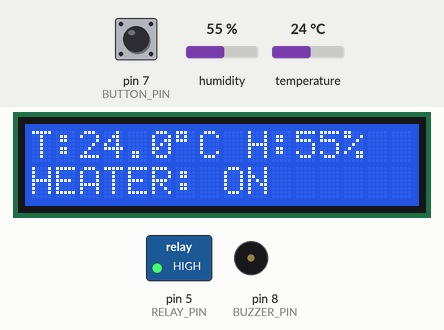
Bench run of a sketch on a simulated Arduino Uno, built with avr-gcc and run on an emulated ATmega328P. Parts: 16×2 character LCD, switched loads named in the sketch (green lamp = pin HIGH), buzzer (waves = sounding, pin HIGH). The inputs (shaded band) are chosen by the test bench; at power-on: temperature 24 °C, pin 7 (BUTTON_PIN) HIGH, humidity 55 %. What the sketch prints to the serial monitor is not drawn.

Above: at 3.2 s.
3.3 s: temperature set to 30.2 °C
At 6.5 s:
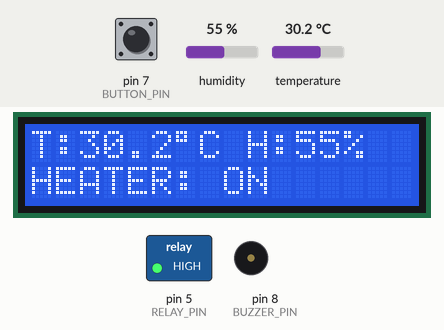
7.6 s: temperature set to 31.7 °C
At 10.7 s:
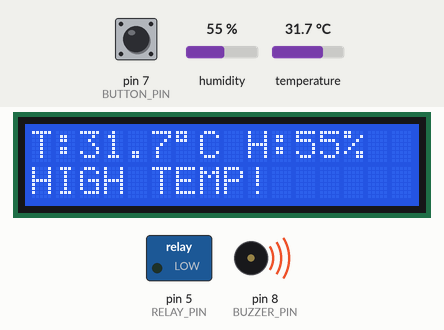
11.6 s: pin 7 (BUTTON_PIN) pulled LOW for 0.15 s
At 13.2 s:
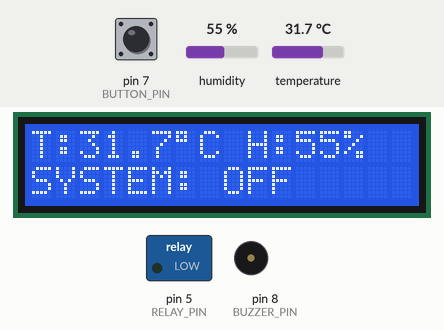
13.6 s: humidity set to 22 %
At 14.9 s:
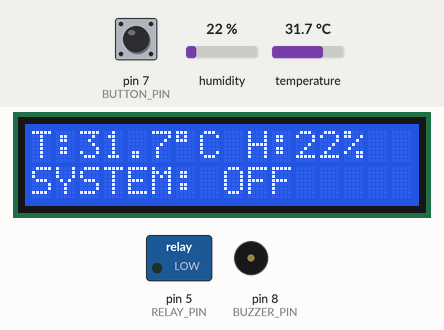
15.6 s: pin 7 (BUTTON_PIN) pulled LOW for 1 s
At 17.5 s:
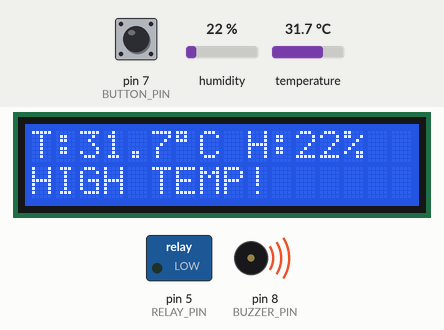
18.1 s: humidity set to 40 %
At 23.5 s:
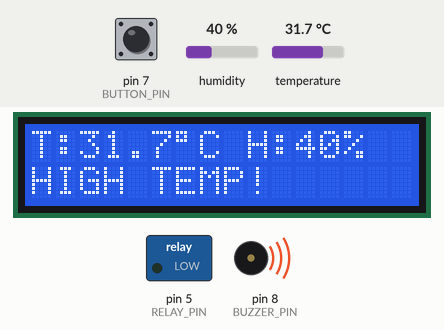
Timing chart, 0 to 24.6 s (numbered marks = the images above; inputs shaded):
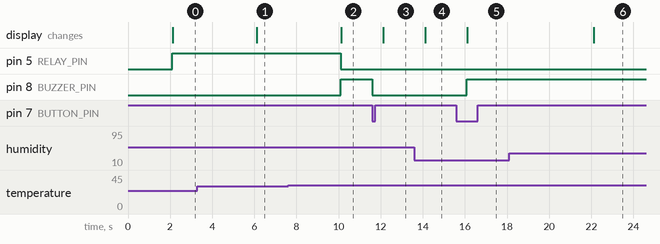

Measured:
- the behaviour switches between 31 and 31.1 °C on temperature (found by bisection; images 1 and 2)
- after the input at 3.3 s, the display: changes after 2.8 s (image 1)
- after the input at 7.6 s, pin 5 (RELAY_PIN): HIGH → LOW after 2.5 s; pin 8 (BUZZER_PIN): LOW → HIGH after 2.5 s; the display: changes after 2.5 s (image 2)
- after the input at 11.6 s, pin 8 (BUZZER_PIN): HIGH → LOW at once; the display: changes after 0.52 s (image 3)
- after the input at 13.6 s, the display: changes after 0.52 s (image 4)
- after the input at 15.6 s, pin 8 (BUZZER_PIN): LOW → HIGH after 0.49 s; the display: changes after 0.52 s (image 5)
- after the input at 18.1 s, the display: changes after 4.0 s (image 6)

The sketch:

sketch.ino
```cpp
#include <DHT.h>
#include <Wire.h>
#include <LiquidCrystal_I2C.h>

// -------------------------
// Pin definitions
// -------------------------
#define DHT_PIN 2
#define DHT_TYPE DHT22

#define RELAY_PIN 5
#define BUTTON_PIN 7
#define BUZZER_PIN 8

// -------------------------
// Components
// -------------------------
DHT dht(DHT_PIN, DHT_TYPE);

LiquidCrystal_I2C lcd(0x27, 16, 2);

// -------------------------
// Temperature settings
// -------------------------
const float HEATER_ON_TEMP  = 29.0;
const float HEATER_OFF_TEMP = 31.0;

// -------------------------
// Variables
// -------------------------
bool heaterOn = false;
bool systemEnabled = true;

unsigned long lastReadTime = 0;
const unsigned long readInterval = 2000;

// Button state
bool lastButtonState = HIGH;


// -------------------------
// SETUP
// -------------------------
void setup() {

  Serial.begin(9600);

  // Pin modes
  pinMode(RELAY_PIN, OUTPUT);
  pinMode(BUTTON_PIN, INPUT_PULLUP);
  pinMode(BUZZER_PIN, OUTPUT);

  // Start with heater OFF
  digitalWrite(RELAY_PIN, LOW);
  digitalWrite(BUZZER_PIN, LOW);

  // Start sensors
  dht.begin();

  // Start LCD
  lcd.init();
  lcd.backlight();

  lcd.setCursor(0, 0);
  lcd.print("Fermentation");
  lcd.setCursor(0, 1);
  lcd.print("Controller");

  delay(2000);

  lcd.clear();
}


// -------------------------
// MAIN LOOP
// -------------------------
void loop() {

  // -------------------------
  // Read pushbutton
  // -------------------------
  bool buttonState = digitalRead(BUTTON_PIN);

  if (lastButtonState == HIGH && buttonState == LOW) {

    systemEnabled = !systemEnabled;

    // If system is disabled, turn heater off
    if (!systemEnabled) {
      heaterOn = false;
      digitalWrite(RELAY_PIN, LOW);
      digitalWrite(BUZZER_PIN, LOW);
    }

    delay(200);
  }

  lastButtonState = buttonState;


  // -------------------------
  // Read temperature every 2 sec
  // -------------------------
  if (millis() - lastReadTime >= readInterval) {

    lastReadTime = millis();

    float temperature = dht.readTemperature();
    float humidity = dht.readHumidity();


    // Check sensor
    if (isnan(temperature) || isnan(humidity)) {

      lcd.clear();
      lcd.setCursor(0, 0);
      lcd.print("Sensor Error!");

      Serial.println("DHT22 error");

      return;
    }


    // -------------------------
    // Temperature control
    // -------------------------
    if (systemEnabled) {

      // Temperature too low
      if (temperature < HEATER_ON_TEMP) {

        heaterOn = true;
        digitalWrite(RELAY_PIN, HIGH);
        digitalWrite(BUZZER_PIN, LOW);
      }


      // Temperature too high
      else if (temperature > HEATER_OFF_TEMP) {

        heaterOn = false;
        digitalWrite(RELAY_PIN, LOW);
        digitalWrite(BUZZER_PIN, HIGH);
      }


      // Normal range
      else {

        digitalWrite(BUZZER_PIN, LOW);
      }
    }


    // -------------------------
    // LCD display
    // -------------------------
    lcd.clear();

    lcd.setCursor(0, 0);
    lcd.print("T:");
    lcd.print(temperature, 1);
    lcd.print((char)223);
    lcd.print("C ");

    lcd.print("H:");
    lcd.print(humidity, 0);
    lcd.print("%");


    lcd.setCursor(0, 1);

    if (!systemEnabled) {

      lcd.print("SYSTEM: OFF");

    } else if (heaterOn) {

      lcd.print("HEATER: ON ");

    } else if (temperature > HEATER_OFF_TEMP) {

      lcd.print("HIGH TEMP! ");

    } else {

      lcd.print("HEATER: OFF");
    }


    // -------------------------
    // Serial Monitor
    // -------------------------
    Serial.print("Temperature: ");
    Serial.print(temperature);
    Serial.print(" C | Humidity: ");
    Serial.print(humidity);
    Serial.print("% | Heater: ");

    if (heaterOn) {
      Serial.println("ON");
    } else {
      Serial.println("OFF");
    }
  }
}
```
